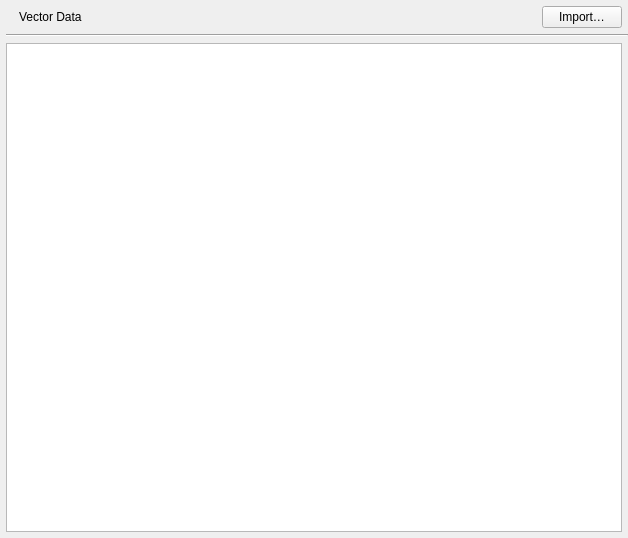
<?xml version="1.0" encoding="UTF-8"?>
<ui version="4.0">
 <class>panel_vector_data</class>
 <widget class="QWidget" name="panel_vector_data">
  <property name="geometry">
   <rect>
    <x>0</x>
    <y>0</y>
    <width>628</width>
    <height>538</height>
   </rect>
  </property>
  <property name="surfaceRole" stdset="0">
   <string>panel</string>
  </property>
  <layout class="QVBoxLayout" name="layout_vector_data_root">
   <property name="spacing">
    <number>0</number>
   </property>
   <property name="leftMargin">
    <number>6</number>
   </property>
   <property name="topMargin">
    <number>6</number>
   </property>
   <property name="rightMargin">
    <number>0</number>
   </property>
   <property name="bottomMargin">
    <number>6</number>
   </property>
   <item>
    <widget class="QWidget" name="widget" native="true">
     <layout class="QHBoxLayout" name="layout_vector_data_header">
      <property name="spacing">
       <number>6</number>
      </property>
      <property name="leftMargin">
       <number>0</number>
      </property>
      <property name="topMargin">
       <number>0</number>
      </property>
      <property name="rightMargin">
       <number>6</number>
      </property>
      <property name="bottomMargin">
       <number>6</number>
      </property>
      <item>
       <widget class="QLabel" name="label_vector_data_icon">
        <property name="text">
         <string/>
        </property>
        <property name="pixmap">
         <pixmap>../../shared/icons/material/vector_data.svg</pixmap>
        </property>
        <property name="iconName" stdset="0">
         <string>vector_data</string>
        </property>
        <property name="iconSize" stdset="0">
         <number>20</number>
        </property>
       </widget>
      </item>
      <item>
       <widget class="QLabel" name="label_vector_data_title">
        <property name="text">
         <string>Vector Data</string>
        </property>
       </widget>
      </item>
      <item>
       <spacer name="spacer_vector_data_header">
        <property name="orientation">
         <enum>Qt::Orientation::Horizontal</enum>
        </property>
        <property name="sizeHint" stdset="0">
         <size>
          <width>40</width>
          <height>20</height>
         </size>
        </property>
       </spacer>
      </item>
      <item>
       <widget class="QPushButton" name="button_import_embeddings">
        <property name="text">
         <string>Import…</string>
        </property>
       </widget>
      </item>
     </layout>
    </widget>
   </item>
   <item>
    <widget class="Line" name="line_vector_data_header">
     <property name="orientation">
      <enum>Qt::Orientation::Horizontal</enum>
     </property>
     <property name="separatorRole" stdset="0">
      <string>inset</string>
     </property>
    </widget>
   </item>
   <item>
    <widget class="QWidget" name="widget" native="true">
     <layout class="QVBoxLayout" name="verticalLayout">
      <property name="spacing">
       <number>0</number>
      </property>
      <property name="leftMargin">
       <number>0</number>
      </property>
      <property name="topMargin">
       <number>6</number>
      </property>
      <property name="rightMargin">
       <number>6</number>
      </property>
      <property name="bottomMargin">
       <number>0</number>
      </property>
      <item>
       <widget class="QListWidget" name="list_vector_data_runs">
        <property name="horizontalScrollBarPolicy">
         <enum>Qt::ScrollBarPolicy::ScrollBarAlwaysOff</enum>
        </property>
        <property name="selectionMode">
         <enum>QAbstractItemView::SelectionMode::NoSelection</enum>
        </property>
        <property name="spacing">
         <number>6</number>
        </property>
        <property name="uniformItemSizes">
         <bool>false</bool>
        </property>
       </widget>
      </item>
     </layout>
    </widget>
   </item>
  </layout>
 </widget>
 <resources/>
 <connections/>
</ui>
